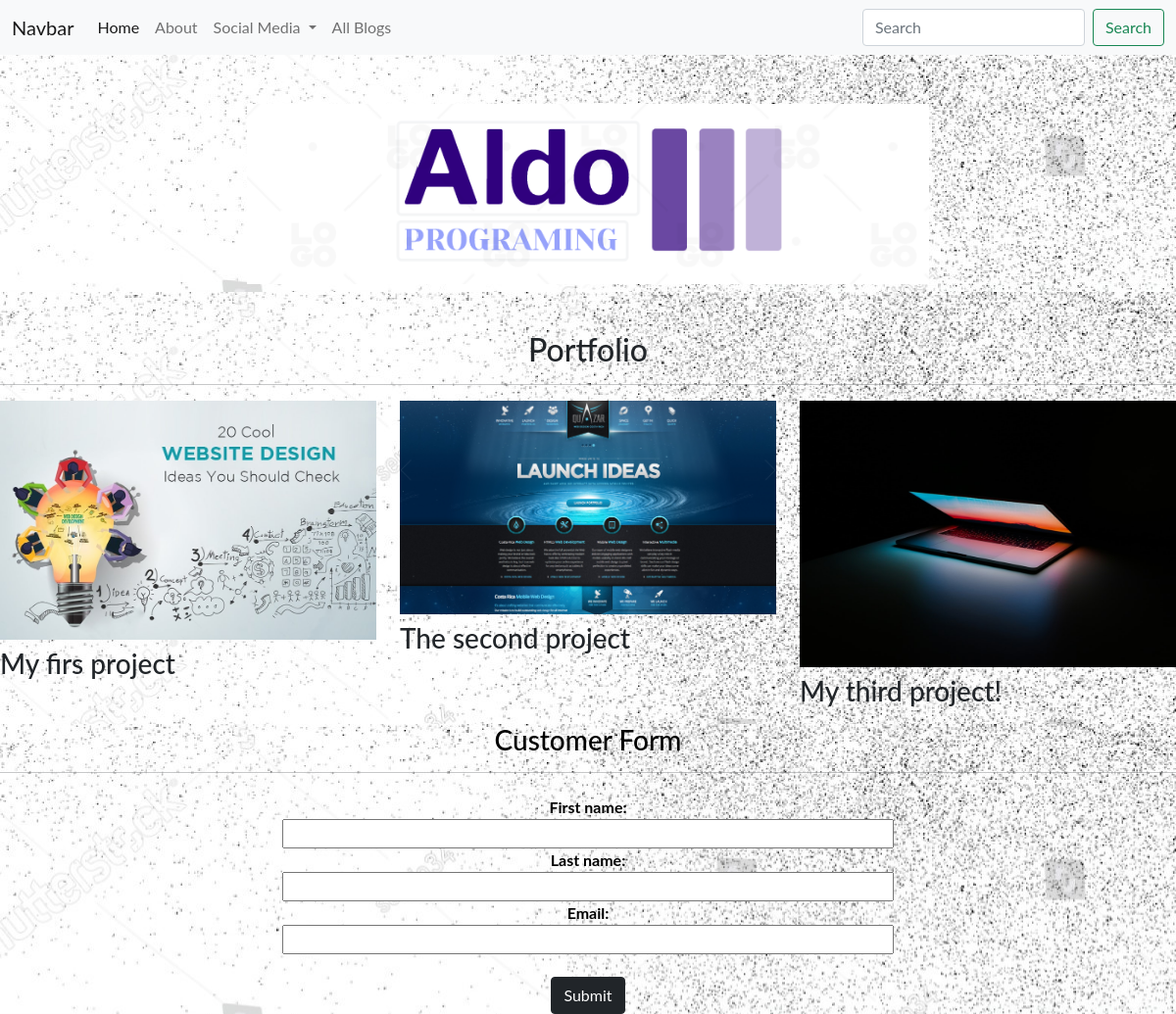
Before: / with the older database file.
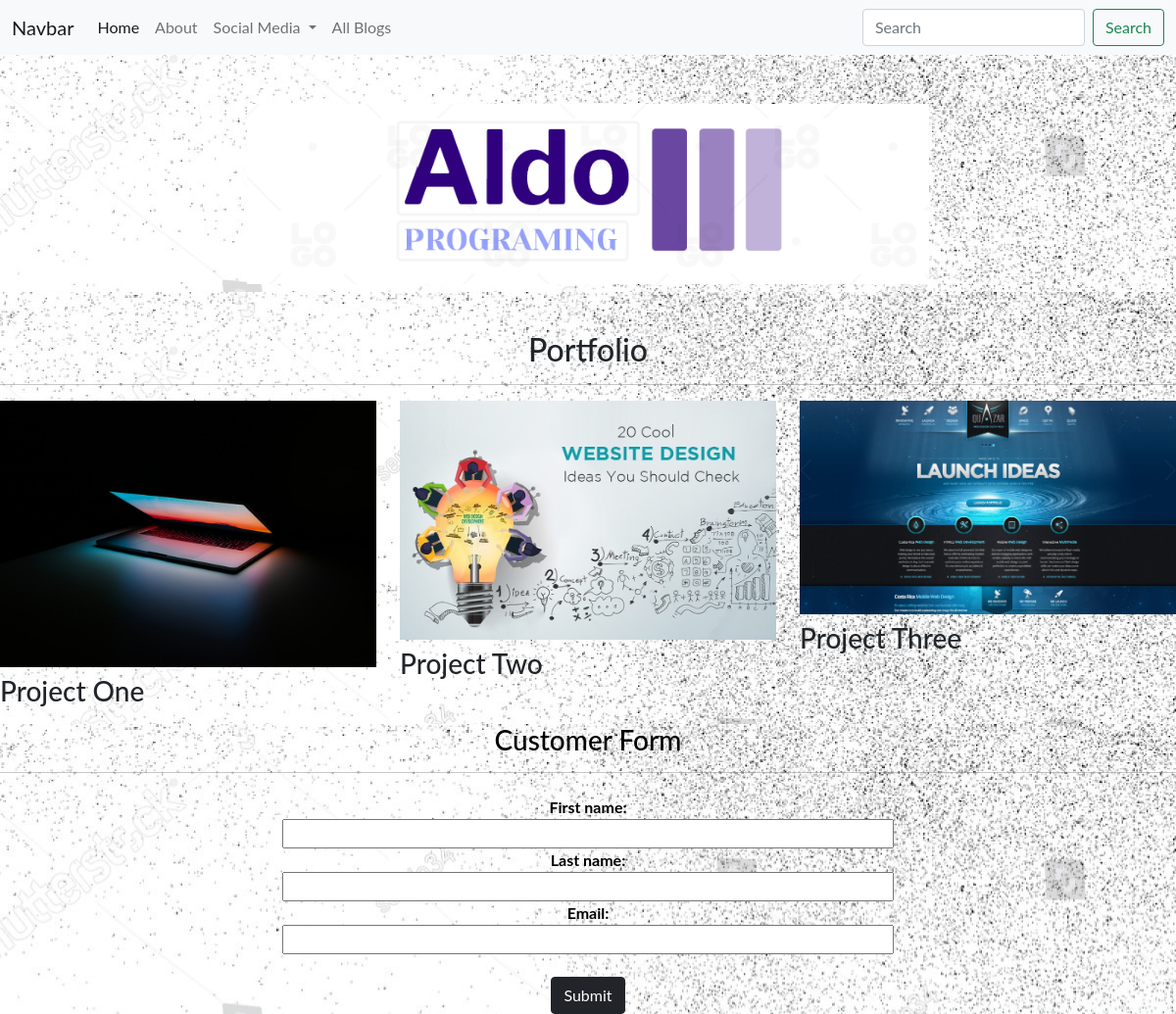
After: the same page with the newer database file.
### portfolio/models.py (models this page shows, shortened)
class Project(models.Model):
    title = models.CharField(max_length=100)
    decription = models.CharField(max_length=250)
    image = models.ImageField(upload_to='portfolio/images/')
    url = models.URLField(blank=True)

### portfolio/views.py (the view)
# urls.py: 2. Add a URL to urlpatterns:  path('', views.home, name='home')
def home(request):
    projects = Project.objects.all()
    form = CustomerForm()
    if request.method =="POST":
        form = CustomerForm(request.POST)
        if form.is_valid():
            form.save()
            form = CustomerForm()
    return render(request,"portfolio/home.html", {'projects': projects,"form":form})

### portfolio/forms.py
class CustomerForm(ModelForm):
    class Meta:
        model = Customer
        fields = '__all__'

### portfolio/templates/portfolio/home.html (shortened to what this page needs)
{% extends 'portfolio/base.html' %}
{% block content %}
{% load static %}
<link rel="stylesheet" href="{% static 'portfolio/home.css' %}">
<div class="container text-center">
    <h2 class="mt-5">Portfolio</h2>
</div>
<hr>
<div class="row" >
  {% for project in projects %}
  <div class="col-lg-4 col-md-6">
    {% if project.url %}
    <a href="{{ project.url }}">
      <img src="{{ project.image.url }} " class="img-fluid mb-2">
    </a>
    {% else %}
    <img src="{{ project.image.url }}" width="100%" class="img-fluid mb-2">
    {% endif %}
    <h3>{{ project.title }}</h3>
  </div>
  {% endfor %}
</div>
<div style="background-image: url({% static 'portfolio/stock-vector.jpg' %});">
<h3 style="text-align:center;color:black ">Customer Form </h3>
<hr>
<div id="customer_form" class="text-center" style="color:black;font-weight:bold" >
<form action="" method="post">
 <div class="row mb-3 col-form-label ">
  {{form}}
   </div>
  <input type="submit" class="btn btn-dark">
</form>
</div>
</div>
{% endblock %}

### portfolio/templates/portfolio/base.html (shortened to what this page needs)
<!doctype html>
<html lang="en">
  <head>
    {% load static %}
    <link href="https://cdn.jsdelivr.net/npm/bootstrap@5.1.1/dist/css/bootstrap.min.css" rel="stylesheet">
    <link rel="stylesheet" href="{% static 'portfolio/base.css' %}">
  </head>
  <body style="background-image: url({% static 'portfolio/stock-vector.jpg' %})">
 <nav id="nav_bar" class="navbar navbar-expand-lg navbar-light bg-light">
  <div class="container-fluid">
    <a class="navbar-brand" href="#">Navbar</a>
    <div class="collapse navbar-collapse" id="navbarSupportedContent">
      <ul class="navbar-nav me-auto mb-2 mb-lg-0">
        <li class="nav-item">
          <a class="nav-link active" aria-current="page" href="{% url 'home' %}">Home</a>
        </li>
        <li class="nav-item">
          <a class="nav-link" href="{% static 'portfolio/Orald.Hysaj.Cv.pdf' %}" target="_blank">About</a>
        </li>
        <li class="nav-item dropdown">
          <a class="nav-link dropdown-toggle" href="#" id="navbarDropdown" role="button" data-bs-toggle="dropdown" aria-expanded="false">
            Social Media
          </a>
        </li>
        <li class="nav-item">
          <a class="nav-link" href="{% url 'blog:all_blogs' %}">All Blogs</a>
        </li>
      </ul>
      <form class="d-flex">
        <input class="form-control me-2" type="search" placeholder="Search" aria-label="Search">
        <button class="btn btn-outline-success" type="submit">Search</button>
      </form>
    </div>
  </div>
</nav>
<div id="logo_img" class="row" style="padding-top: 50px;
    display:flex;
    margin-right:auto;
    margin-left:auto;
    width: 60%;">
    <img  src="{% static 'portfolio/aldo_logo2.png' %}"
                                     >
</div>
{% block content %}{% endblock %}
  </body>
</html>

### portfolio/static/portfolio/base.css (style rules this page uses)
body { font-family:"Lato",sans-serif; }
#logo_img { padding-top: 50px; display:flex; margin-right:auto; margin-left:auto; width: 60%; }

### portfolio/static/portfolio/home.css (style rules this page uses)
#customer_form { display:flex; margin-left: auto; margin-right: auto; width:50%; }

Changed rows visible on the page:
changed Project: image: a different picture; title "My firs project" → "Project One"
changed Project: image: a different picture; title "The second project" → "Project Two"
changed Project: image: a different picture; title "My third project!" → "Project Three"
